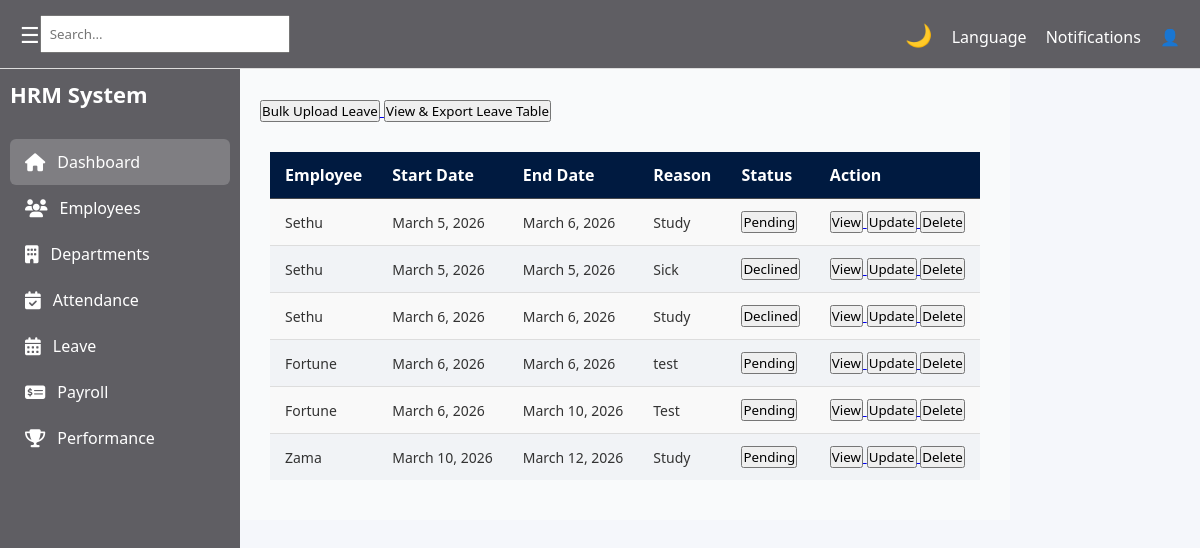
The page /hr/leaves/ on the database as committed earlier.
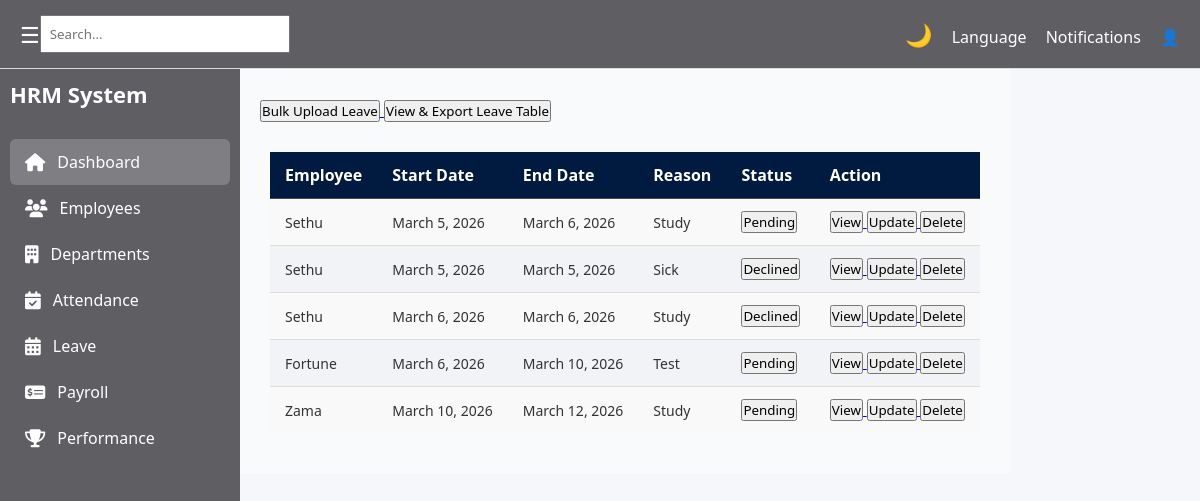
The same page on the database as committed later.
### hr/models.py (models this page shows, shortened)
class Leave(models.Model):
    employee = models.ForeignKey(Employee, on_delete=models.CASCADE)
    start_date = models.DateField()
    end_date = models.DateField()
    reason = models.TextField()
    STATUS_CHOICES = [
        ("Pending", "Pending"),
        ("Approved", "Approved"),
        ("Declined", "Declined"),
    ]
    status = models.CharField(max_length=20, choices=STATUS_CHOICES, default="Pending")

class Employee(models.Model):
    user = models.OneToOneField(User, on_delete=models.CASCADE)
    department = models.ForeignKey(Department, on_delete=models.CASCADE)
    first_name = models.CharField(max_length=50)
    last_name = models.CharField(max_length=50)
    email = models.EmailField(unique=True)
    role = models.ForeignKey(Role, on_delete=models.CASCADE)
    date_joined = models.DateField(auto_now_add=True)
    profile_picture = models.ImageField(upload_to='employee_profiles/', blank=True, null=True) #media/employee_profiles/
    contract_copy = models.FileField(upload_to='employee_contracts/', blank=True, null=True) #media/employee_contracts/

### hr/views.py (the view)
# urls.py: path('leaves/', LeaveListView.as_view(), name='leave-list'),
class LeaveListView(View):
    def get(self, request):
        template = loader.get_template('hr/pages/leave.html')
        leaves = Leave.objects.all()
        context = {
            'leaves': leaves
        }
        return HttpResponse(template.render(context, request))

### hr/templates/hr/pages/leave.html (shortened to what this page needs)
{% extends "hr/base/base.html" %}
{% block content %}
<section class="content">
<div style="margin-bottom: 20px;">
    <a href="{% url 'bulk_leave_upload' %}">
        <button>Bulk Upload Leave</button>
    </a>
    <a href="{% url 'view_export_leave' %}">
        <button>View & Export Leave Table</button>
    </a>
</div>
<table class="attendance-table">
    <thead>
        <tr>
            <th>Employee</th>
            <th>Start Date</th>
            <th>End Date</th>
            <th>Reason</th>
            <th>Status</th>
            <th>Action</th>
        </tr>
    </thead>
<tbody>
{% for leave in leaves %}
    <tr>
        <td>{{ leave.employee.first_name }}</td>
        <td>{{ leave.start_date }}</td>
        <td>{{ leave.end_date }}</td>
        <td>{{ leave.reason }}</td>
        <td>
            {% if leave.status == "Pending" %}
                <button type="button">Pending</button>
            {% elif leave.status == "Approved" %}
                <button type="button">Approved</button>
            {% elif leave.status == "Declined" %}
                <button type="button">Declined</button>
            {% endif %}
        </td>
        <td>
            <a href="{% url 'leave_view' leave.id %}">
                <button type="button">View</button>
            </a>
            <a href="{% url 'leave_update' leave.id %}">
                <button type="button">Update</button>
            </a>
            <form action="{% url 'leave_delete' leave.id %}" method="POST" style="display:inline;">
                <button type="submit" onclick="return confirm('Are you sure you want to delete this leave?')">
                    Delete
                </button>
            </form>
        </td>
    </tr>
{% empty %}
    <tr>
        <td colspan="6">No leave records found.</td>
    </tr>
{% endfor %}
</tbody>
</table>
</section>
{% endblock %}

Rows that differ between the two databases and show on the page:
removed Leave: employee.first_name "Fortune", start_date "March 6, 2026", end_date "March 6, 2026", reason "test", status "Pending"
